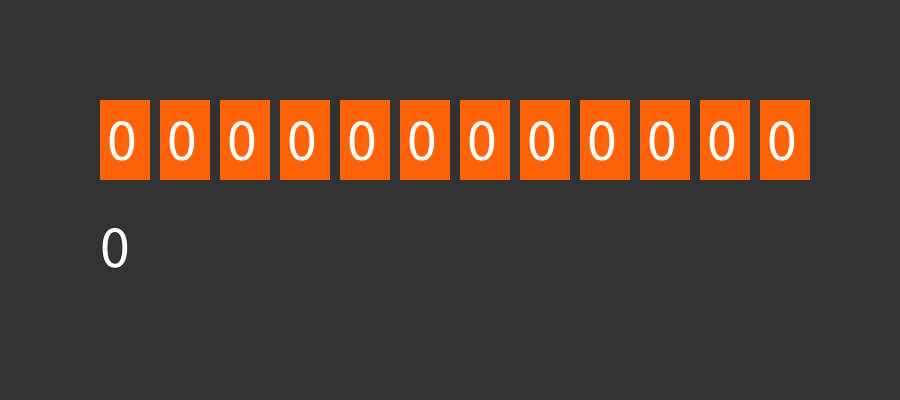
Frame 1 (no input)
Frame 60 (the mouse pressed at the canvas centre just before this capture): identical to frame 1, image omitted
Frame 120 (the mouse held since frame 60 and released just before this capture): identical to frame 1, image omitted

The Processing sketch that drew this single still picture (run headless with seeded random() and noise(); from frame 60 on, the mouse is pressed at the canvas centre):

// Processing sketch: BinToDec
// ── BinToDec.pde
final int space = 10;
final int startX = 100;
final int startY = 100;
Switch[] switches = new Switch[12];

void setup()
{
    size(900, 400);
    textSize(60);
    
    int k = switches.length - 1;
    
    for(int i = 0; i < switches.length; i++)
    {
        switches[i] = new Switch(pow(2, k--), startX + i * Switch.xSize + i * space, startY);
    }
}

void mousePressed()
{
    for(Switch s : switches)
    {
        if(s.clickedOn())
            s.toggle();
    }
}

void draw()
{
    background(51);
    
    int value = 0;
    
    for(Switch s : switches)
    {
        value += s.enabled ? s.value : 0;
        s.draw();
    }
    
    text(("" + value), 100, height - height / 3);
}

// ── Switch.pde
class Switch
{
    static final int xSize = 50;
    static final int ySize = 80;
    boolean enabled = false;
    float value;
    int x;
    int y;

    Switch(float value, int x, int y)
    {
        this.value = value;
        this.x = x;
        this.y = y;
    }
    
    void draw()
    {
        noStroke();
        fill(color(255, 100, 10));
        rect(x, y, xSize, ySize);
        fill(255);
        text(enabled ? "1" : "0", x + xSize / 7, y + ySize / 2 + ySize / 4);
    }
    
    void toggle()
    {
        enabled = !enabled;
    }
    
    boolean clickedOn()
    {
        return mouseX > x && mouseX < x + xSize && mouseY > y && mouseY < y + ySize;
    }
}
